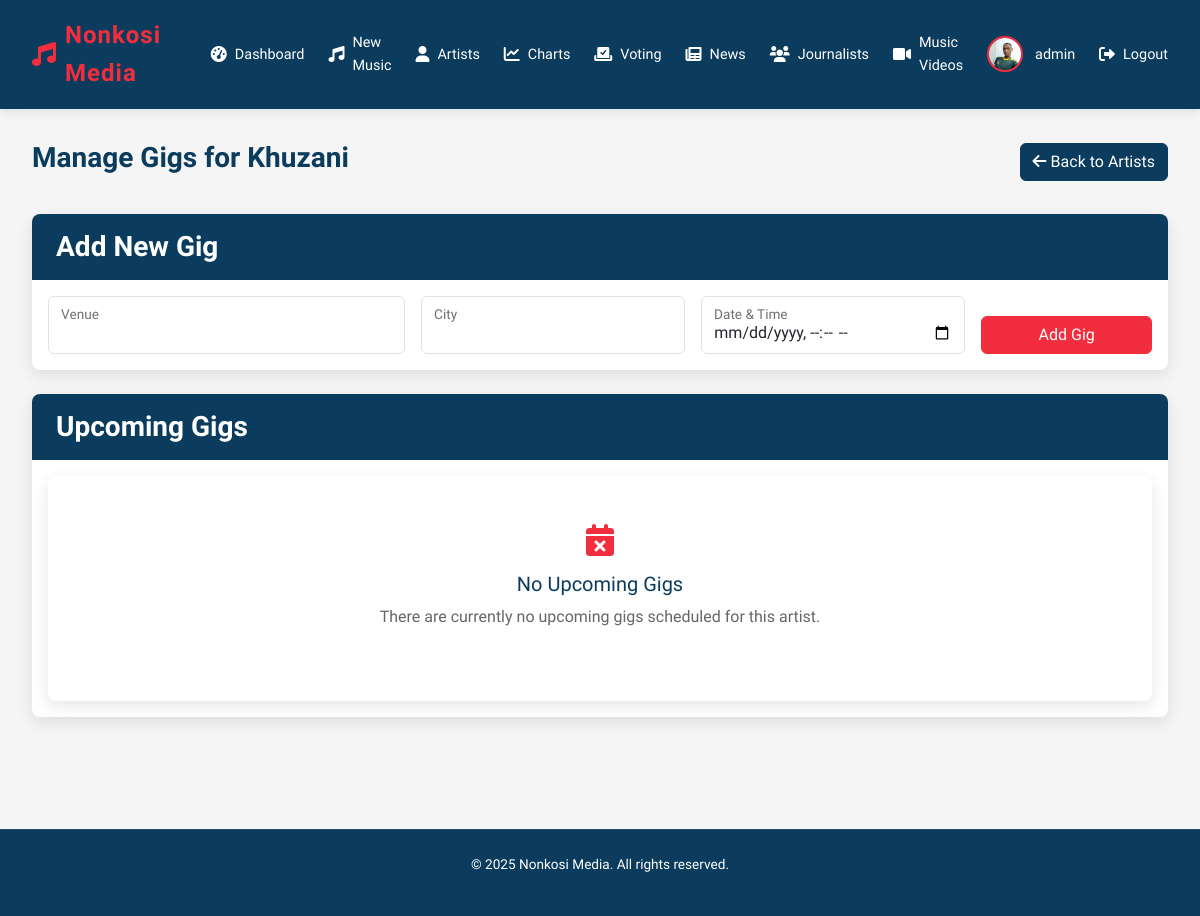
Before: /admin/artist/1/gigs (signed in) with the older database file.
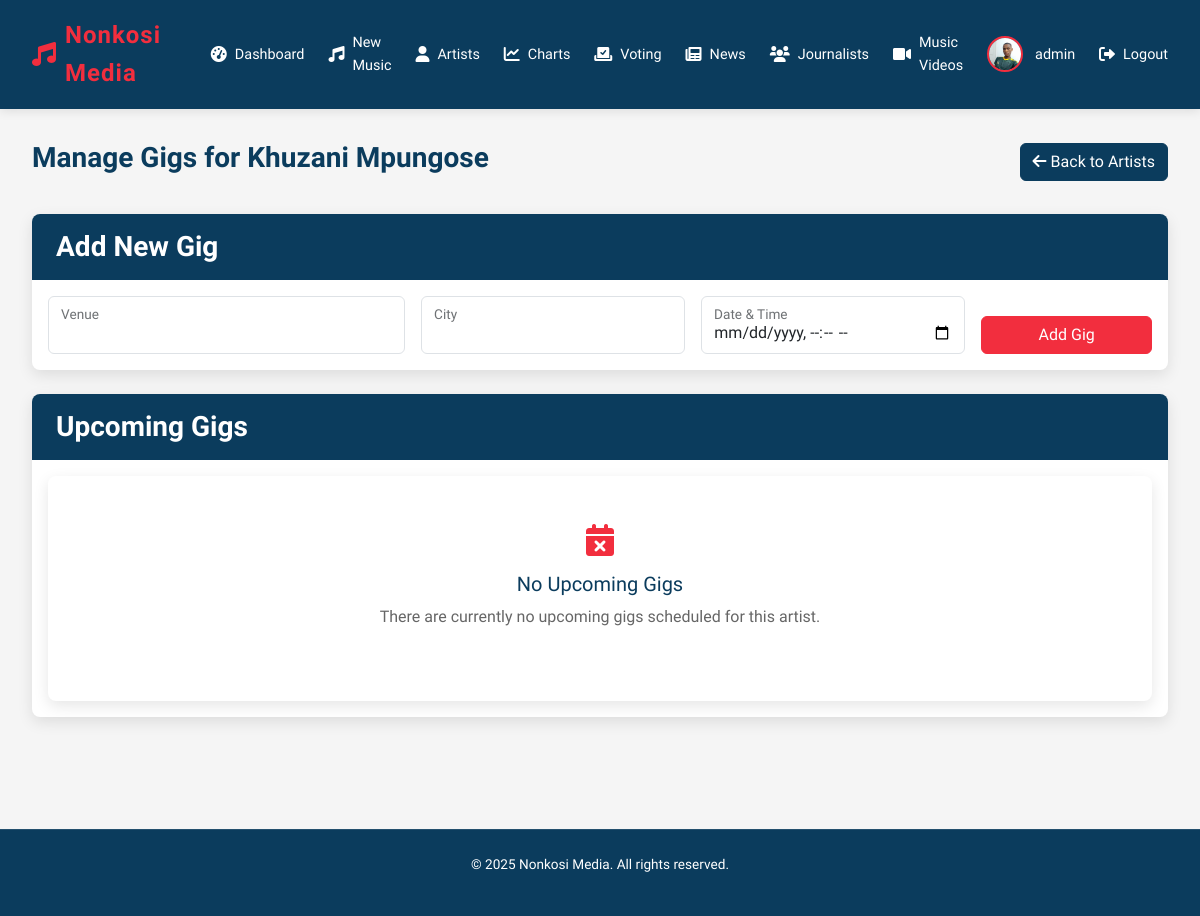
After: the same page with the newer database file.
### app.py (models this page shows)
class Artist(db.Model):
    id = db.Column(db.Integer, primary_key=True)
    name = db.Column(db.String(100), nullable=False)
    bio = db.Column(db.Text, nullable=False)
    image = db.Column(db.String(20), nullable=False, default='artist_default.jpg')
    social_media = db.Column(db.JSON)
    songs = db.relationship('Song', backref='artist', lazy=True)
    gigs = db.relationship('Gig', backref='artist', lazy=True)

### app.py (the view)
@app.route('/admin/artist/<int:artist_id>/gigs')
@login_required
def manage_gigs(artist_id):
    if current_user.role != 'admin':
        flash('You are not authorized to access this page', 'error')
        return redirect(url_for('home'))
    artist = Artist.query.get_or_404(artist_id)
    gigs = Gig.query.filter_by(artist_id=artist_id).order_by(Gig.date).all()
    return render_template('manage_gigs.html', artist=artist, gigs=gigs)

### app.py (called while the page is built)
@login_manager.user_loader
def load_user(user_id):
    return User.query.get(int(user_id))

@app.context_processor
def inject_datetime():
    return {'datetime': datetime}

### templates/manage_gigs.html (shortened to what the changed rows need)
<!DOCTYPE html>
<html lang="en">
<head>
  <link rel="stylesheet" href="https://cdnjs.cloudflare.com/ajax/libs/font-awesome/6.0.0/css/all.min.css">
  <link href="https://cdn.jsdelivr.net/npm/bootstrap@5.3.0/dist/css/bootstrap.min.css" rel="stylesheet">
</head>
<body>
  <main class="container">
    <div class="page-header">
      <h1 class="page-title">Manage Gigs for {{ artist.name }}</h1>
      <a href="{{ url_for('manage_artists') }}" class="btn btn-secondary">
        <i class="fas fa-arrow-left"></i> Back to Artists
      </a>
    </div>
  </main>
</body>
</html>

Changed rows visible on the page:
changed Artist: name "Khuzani" → "Khuzani Mpungose"
